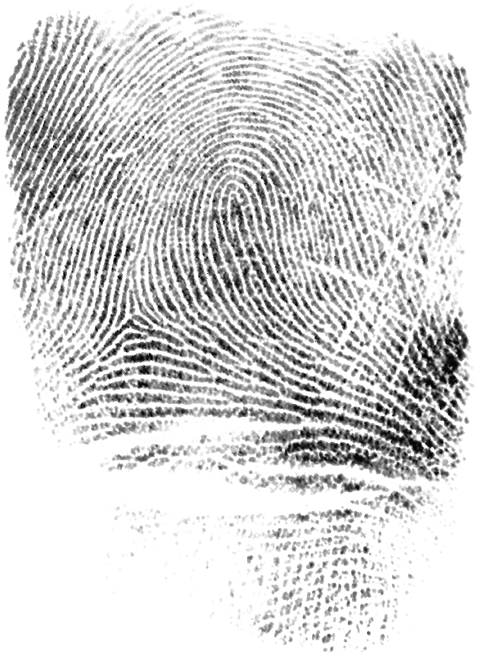
#> input picture Dataset/CoarseNet_test/img_files/10.bmp, 480 x 652 px; its folder holds only this picture in this run
$ python -i MinutiaeNet_utils.py   (imports and definitions only)   (older library calls are emulated)
#> lines starting #> are read from the running program, lines starting #| are printed output that depends on the picture
#> further down, picture is the input picture: shape (652, 480); min 0, max 255, mean 213.3
import os

import glob
import shutil
import logging
import matplotlib.pyplot as plt
import numpy as np
from scipy import ndimage, misc, signal, spatial
from skimage.filters import gaussian, gabor_kernel
import cv2
import math


def mkdir(path):
    if not os.path.exists(path):
        os.makedirs(path)


# [17 lines left out: functions re_mkdir, init_log, not called in this run]


def copy_file(path_s, path_t):
    shutil.copy(path_s, path_t)


# [105 lines left out: functions get_files_in_folder, point_rot, mnt_reader, mnt_writer, gabor_fn, gabor_bank and 3 more, not called in this run]


def fmeasure(P, R):
    return 2 * P * R / (P + R + 1e-10)


# [360 lines left out: functions distance, metric_P_R_F, nms, fuse_nms, py_cpu_nms, draw_minutiae and 8 more, not called in this run]


def nextpow2(x):
    return int(math.ceil(math.log(x, 2)))


# [49 lines left out: function construct_dictionary, not called in this run]


def get_maps_STFT(img, patch_size=64, block_size=16, preprocess=False):
#> called with patch_size = 64, block_size = 16, preprocess = False
    assert len(img.shape) == 2

    nrof_dirs = 16
    ovp_size = (patch_size - block_size) // 2
    if preprocess:
        img = FastEnhanceTexture(img, sigma=2.5, show=False)

    img = np.lib.pad(img, (ovp_size, ovp_size), 'symmetric')
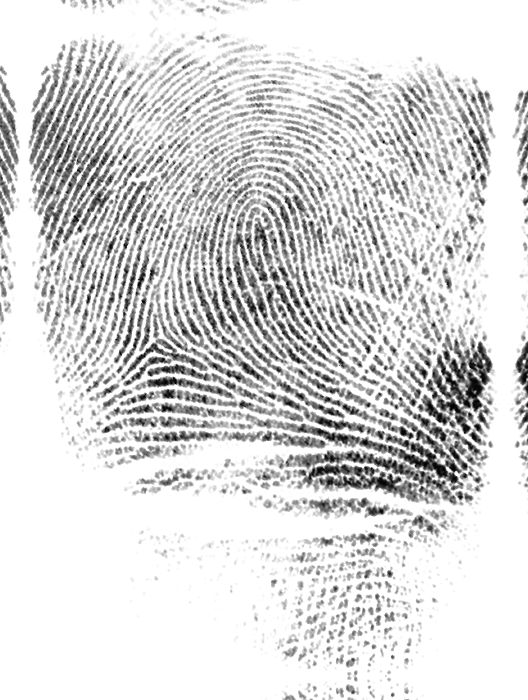
#> img: shape (700, 528); min 0, max 255, mean 218.1
    h, w = img.shape
#> h = 700; w = 528
    blkH = (h - patch_size) // block_size + 1
#> blkH = 40
    blkW = (w - patch_size) // block_size + 1
#> blkW = 30
    local_info = np.empty((blkH, blkW), dtype=object)

    x, y = np.meshgrid(range(-patch_size // 2, patch_size // 2), range(-patch_size // 2, patch_size // 2))
    x = x.astype(np.float32)
    y = y.astype(np.float32)
    r = np.sqrt(x * x + y * y) + 0.0001

    RMIN = 3  # min allowable ridge spacing
    RMAX = 18  # maximum allowable ridge spacing
    FLOW = patch_size // RMAX
    FHIGH = patch_size // RMIN
    dRLow = 1. // (1 + (r // FHIGH) ** 4)
    dRHigh = 1. // (1 + (FLOW // r) ** 4)
    dBPass = dRLow * dRHigh  # bandpass

    dir = np.arctan2(y, x)
    dir[dir < 0] = dir[dir < 0] + math.pi
    dir_ind = np.floor(dir / (math.pi // nrof_dirs))
    dir_ind = dir_ind.astype(np.int, copy=False)
    dir_ind[dir_ind == nrof_dirs] = 0

    dir_ind_list = []
    for i in range(nrof_dirs):
        tmp = np.argwhere(dir_ind == i)
        dir_ind_list.append(tmp)

    sigma = patch_size // 3
    weight = np.exp(-(x * x + y * y) // (sigma * sigma))

    for i in range(0, blkH):
        for j in range(0, blkW):
            patch = img[i * block_size:i * block_size + patch_size, j * block_size:j * block_size + patch_size].copy()
            local_info[i, j] = local_STFT(patch, weight, dBPass)
            local_info[i, j].analysis(r, dir_ind_list)
#> patch: shape (64, 64); every value is 255
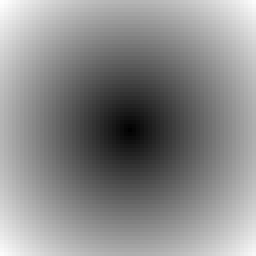
#> r: shape (64, 64) float32 (shown 4 times larger); min 0.0001, max 45.25, mean 24.5; drawn with min black and max white

    # get the ridge flow from the local information
    dir_map, fre_map = get_ridge_flow_top(local_info)
#> after the loop in get_ridge_flow_top, `for i in range(blkH):`: dir_map: shape (40, 30) float64; every value is -10
    dir_map = smooth_dir_map(dir_map)

    return dir_map, fre_map


def smooth_dir_map(dir_map, sigma=2.0, mask=None):
#> called with sigma = 2
    cos2Theta = np.cos(dir_map * 2)
#> cos2Theta: shape (40, 30) float64; every value is 0.408
    sin2Theta = np.sin(dir_map * 2)
#> sin2Theta: shape (40, 30) float64; every value is -0.913
    if mask is not None:
        assert (dir_map.shape[0] == mask.shape[0])
        assert (dir_map.shape[1] == mask.shape[1])
        cos2Theta[mask == 0] = 0
        sin2Theta[mask == 0] = 0

    cos2Theta = gaussian(cos2Theta, sigma, multichannel=False, mode='reflect')
    sin2Theta = gaussian(sin2Theta, sigma, multichannel=False, mode='reflect')

    dir_map = np.arctan2(sin2Theta, cos2Theta) * 0.5
#> dir_map: shape (40, 30) float64; every value is -0.575

    return dir_map


def get_ridge_flow_top(local_info):
    blkH, blkW = local_info.shape
    dir_map = np.zeros((blkH, blkW)) - 10
    fre_map = np.zeros((blkH, blkW)) - 10
    for i in range(blkH):
        for j in range(blkW):
            if local_info[i, j].ori is None:
                continue

            dir_map[i, j] = local_info[i, j].ori[0]  # + math.pi*0.5
            fre_map[i, j] = local_info[i, j].fre[0]
    return dir_map, fre_map


class local_STFT:
    def __init__(self, patch, weight=None, dBPass=None):

        if weight is not None:
            patch = patch * weight
        patch = patch - np.mean(patch)
        norm = np.linalg.norm(patch)
        patch = patch / (norm + 0.000001)

        f = np.fft.fft2(patch)
        fshift = np.fft.fftshift(f)
        if dBPass is not None:
            fshift = dBPass * fshift

        self.patch_FFT = fshift
        self.patch = patch
        self.ori = None
        self.fre = None
        self.confidence = None
        self.patch_size = patch.shape[0]

    def analysis(self, r, dir_ind_list=None, N=2):

        assert (dir_ind_list is not None)
        energy = np.abs(self.patch_FFT)
        energy = energy / (np.sum(energy) + 0.00001)
        nrof_dirs = len(dir_ind_list)

        ori_interval = math.pi / nrof_dirs
        ori_interval2 = ori_interval / 2

        pad_size = 1
        dir_norm = np.zeros((nrof_dirs + 2,))
        for i in range(nrof_dirs):
            tmp = energy[dir_ind_list[i][:, 0], dir_ind_list[i][:, 1]]
            dir_norm[i + 1] = np.sum(tmp)

        dir_norm[0] = dir_norm[nrof_dirs]
        dir_norm[nrof_dirs + 1] = dir_norm[1]

        # smooth dir_norm
        smoothed_dir_norm = dir_norm
        for i in range(1, nrof_dirs + 1):
            smoothed_dir_norm[i] = (dir_norm[i - 1] + dir_norm[i] * 4 + dir_norm[i + 1]) / 6

        smoothed_dir_norm[0] = smoothed_dir_norm[nrof_dirs]
        smoothed_dir_norm[nrof_dirs + 1] = smoothed_dir_norm[1]

        den = np.sum(smoothed_dir_norm[1:nrof_dirs + 1]) + 0.00001  # verify if den == 1
        smoothed_dir_norm = smoothed_dir_norm / den  # normalization if den == 1, this line can be removed

        ori = []
        fre = []
        confidence = []

        wenergy = energy * r
        for i in range(1, nrof_dirs + 1):
            if smoothed_dir_norm[i] > smoothed_dir_norm[i - 1] and smoothed_dir_norm[i] > smoothed_dir_norm[i + 1]:
                tmp_ori = (i - pad_size) * ori_interval + ori_interval2 + math.pi / 2
                ori.append(tmp_ori)
                confidence.append(smoothed_dir_norm[i])
                tmp_fre = np.sum(wenergy[dir_ind_list[i - pad_size][:, 0], dir_ind_list[i - pad_size][:, 1]]) / \
                          dir_norm[i]
                tmp_fre = 1 / (tmp_fre + 0.00001)
                fre.append(tmp_fre)

        if len(confidence) > 0:
            confidence = np.asarray(confidence)
            fre = np.asarray(fre)
            ori = np.asarray(ori)
            ind = confidence.argsort()[::-1]
            confidence = confidence[ind]
            fre = fre[ind]
            ori = ori[ind]
            if len(confidence) >= 2 and confidence[0] / confidence[1] > 2.0:

                self.ori = [ori[0]]
                self.fre = [fre[0]]
                self.confidence = [confidence[0]]
            elif len(confidence) > N:
                fre = fre[:N]
                ori = ori[:N]
                confidence = confidence[:N]
                self.ori = ori
                self.fre = fre
                self.confidence = confidence
            else:
                self.ori = ori
                self.fre = fre
                self.confidence = confidence

    # [84 lines left out: functions get_features_of_topN, reconstruction, gabor_filtering, show_orientation_field, not called in this run]

>>> import cv2
>>> picture = cv2.imread('../Dataset/CoarseNet_test/img_files/10.bmp', cv2.IMREAD_GRAYSCALE)
>>> result = get_maps_STFT(picture)

$ run again, on Dataset/CoarseNet_test/img_files/8.bmp
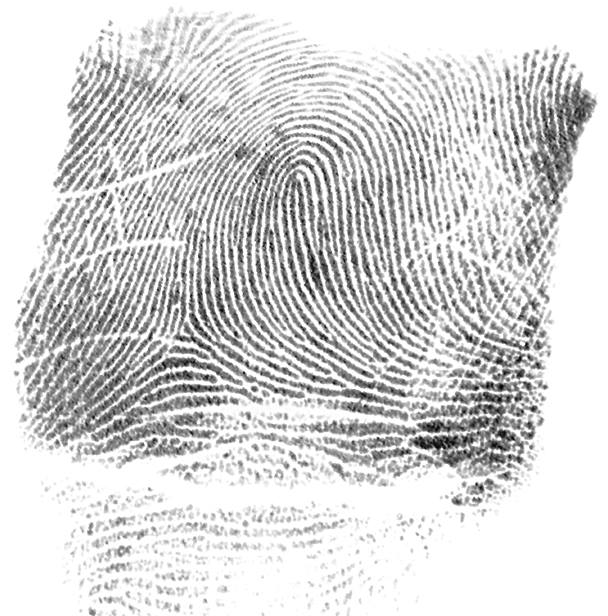
#> input picture Dataset/CoarseNet_test/img_files/8.bmp, 608 x 616 px
#> picture is the input picture: shape (616, 608); min 0, max 255, mean 214.5
#> in get_maps_STFT, `img = np.lib.pad(img, (ovp_size, ovp_size), 'symmetric')`:
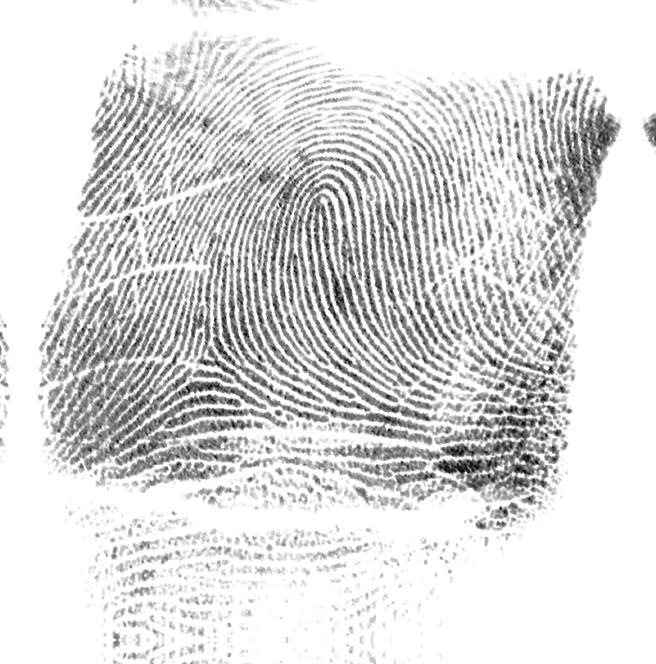
#> img: shape (664, 656); min 0, max 255, mean 219.8
#> cos2Theta: shape (38, 38) float64; every value is 0.408
#> sin2Theta: shape (38, 38) float64; every value is -0.913
